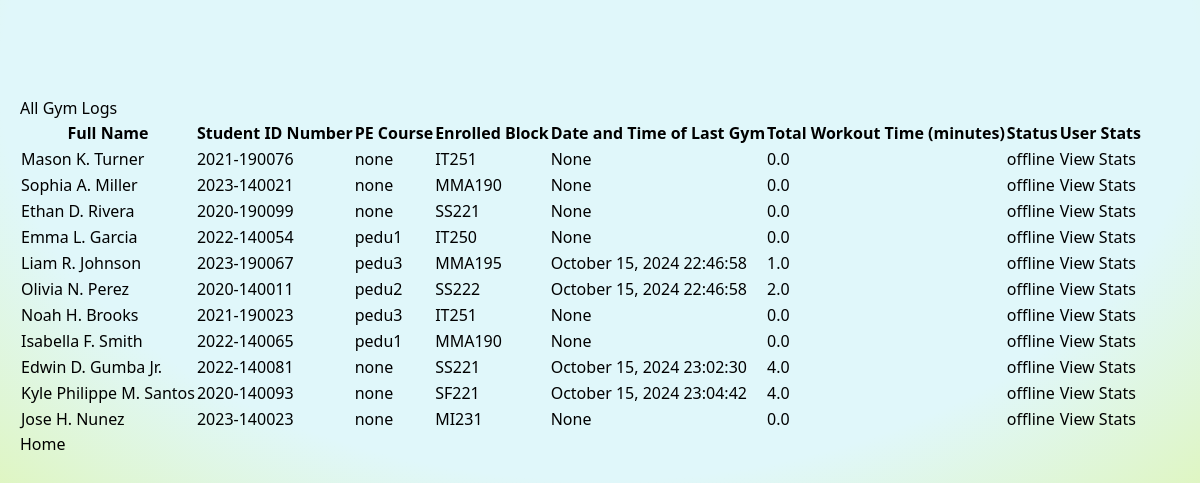
The app's page /gym_info, older data.
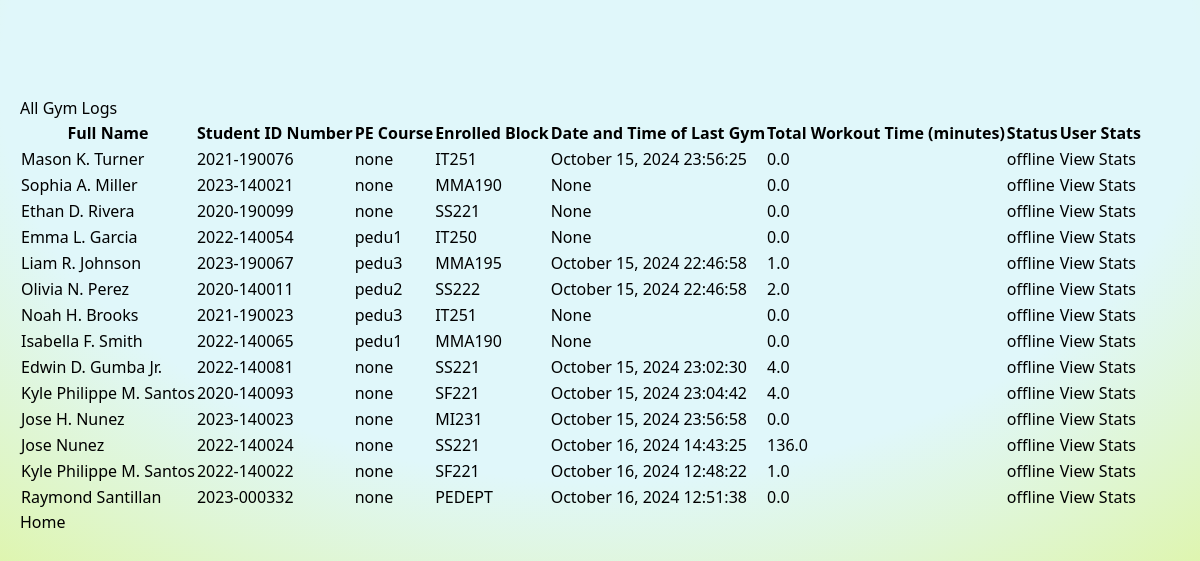
The same page, newer data.
### models.py (models this page shows)
class StudentData(db.Model):
    id = db.Column(db.Integer, primary_key=True)
    full_name = db.Column(db.String(100), nullable=False)
    student_id = db.Column(db.String(15), nullable=False, unique=True)
    pe_course = db.Column(db.String(10), nullable=False)
    enrolled_block = db.Column(db.String(10), nullable=False)
    rfid = db.Column(db.String(50), nullable=False, unique=True)
    status = db.Column(db.String(10), nullable=False, default='offline')  # online or offline
    last_gym = db.Column(db.DateTime, nullable=True)  # DateTime of last gym session end
    total_workout_time = db.Column(db.Float, nullable=False, default=0.0)  # Total workout time in minutes
    last_login = db.Column(db.DateTime, nullable=True)  # DateTime of last gym session start
    completed_sessions = db.Column(db.Integer, nullable=False, default=0)  # Number of completed gym sessions

### main.py (the view)
@app.route('/gym_info')
def gym_info():
    all_logs = StudentData.query.all()
    for log in all_logs:
        if log.last_gym:
            log.last_gym = log.last_gym.strftime("%B %d, %Y %H:%M:%S")
    return render_template('gym_info.html', all_logs=all_logs)

### templates/gym_info.html (shortened to what this page needs)
{% extends 'layouts/base.html' %}
{% block content %}
    <h1>All Gym Logs</h1>
    <table>
        <thead>
            <tr>
                <th>Full Name</th>
                <th>Student ID Number</th>
                <th>PE Course</th>
                <th>Enrolled Block</th>
                <th>Date and Time of Last Gym </th>
                <th>Total Workout Time (minutes)</th>
                <th>Status</th>
                <th>User Stats</th>
            </tr>
        </thead>
        <tbody>
            {% for log in all_logs %}
            <tr>
                <td>{{ log.full_name }}</td>
                <td>{{ log.student_id }}</td>
                <td>{{ log.pe_course }}</td>
                <td>{{ log.enrolled_block }}</td>
                <td>{{ log.last_gym }}</td>
                <td>{{ log.total_workout_time | round }}</td>
                <td>{{ log.status }}</td>
                <td><a href = "/individual_stats/{{log.student_id}}">View Stats</a></td>
            </tr>
            {% endfor %}
        </tbody>
    </table>
{% endblock %}

### templates/layouts/base.html (shortened to what this page needs)
<!DOCTYPE html>
<html lang="en" class = "absolute inset-0 -z-10 h-full w-full px-5 py-24 [background:radial-gradient(125%_125%_at_50%_10%,#e0f7fa_40%,#dcf235_100%)]">
<head>
    <link rel="stylesheet" href="{{ url_for('static', filename='css/styles.css') }}">
    <script src="https://cdn.tailwindcss.com"></script>
</head>
<body>
    <div class ="HomeContent">
        {% block content %}
        {% endblock %}
        <a href="/">Home</a>
    </div>
</body>
</html>

### static/css/styles.css (style rules this page uses)
html { background: radial-gradient(125% 125% at 50% 10%, #e0f7fa 40%, #dcf235 100%); }

Row changes from the older to the newer data that the page shows:
changed StudentData "Mason K. Turner": last_gym "None" → "October 15, 2024 23:56:25"
changed StudentData "Jose H. Nunez": last_gym "None" → "October 15, 2024 23:56:58"
added StudentData: full_name "Jose Nunez", student_id "2022-140024", pe_course "none", enrolled_block "SS221", last_gym "October 16, 2024 14:43:25", total_workout_time "136.0", status "offline"
added StudentData: full_name "Kyle Philippe M. Santos", student_id "2022-140022", pe_course "none", enrolled_block "SF221", last_gym "October 16, 2024 12:48:22", total_workout_time "1.0", status "offline"
added StudentData: full_name "Raymond Santillan", student_id "2023-000332", pe_course "none", enrolled_block "PEDEPT", last_gym "October 16, 2024 12:51:38", total_workout_time "0.0", status "offline"
